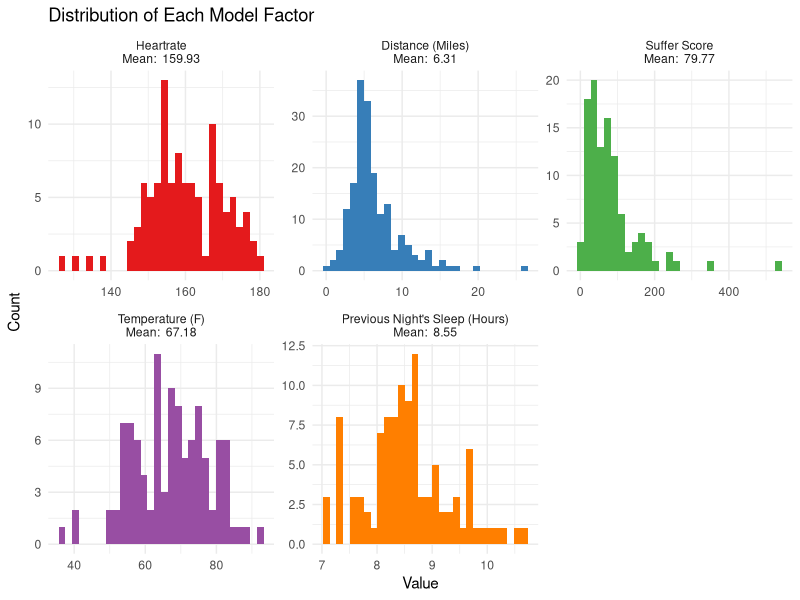
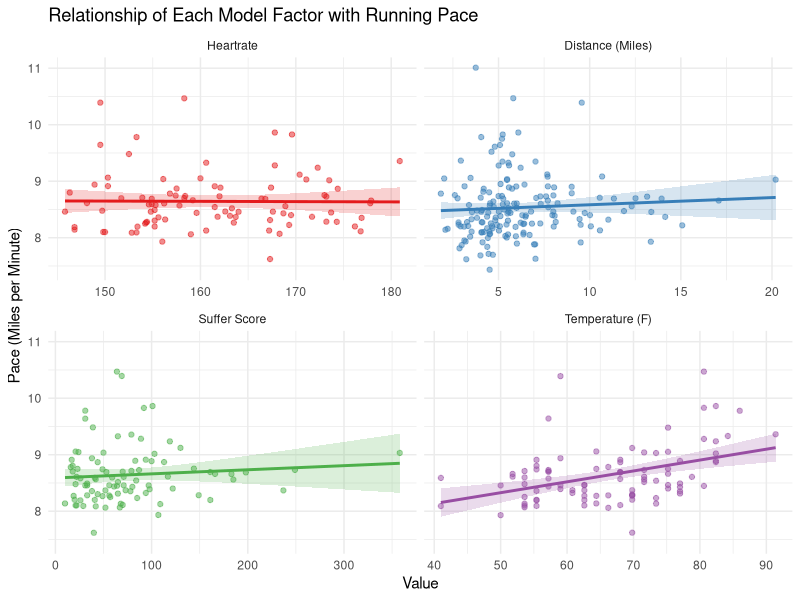
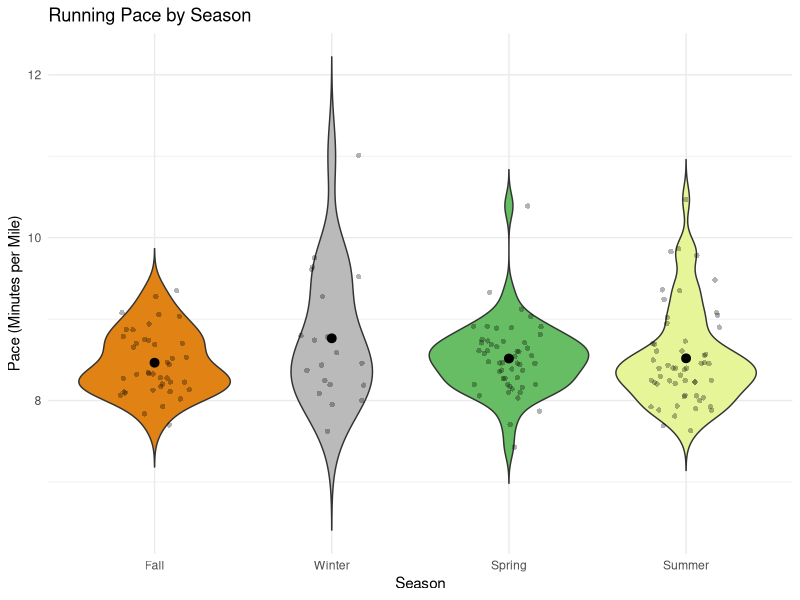

Source code (R) for these figures, in order:
## ---- chunk 1
knitr::opts_chunk$set(echo = TRUE)
## ---- chunk 2
library(tidyverse)
library(RColorBrewer)
## ---- chunk 3
strava <- read.csv("data/strava.csv")

# drop unneeded columns
drop <- names(strava) %in% c("athlete.id", "athlete.resource_state", "commute",
                         "display_hide_heartrate_option", "flagged", "from_accepted_tag", "has_heartrate", "has_kudoed",
                         "heartrate_opt_out", "manual", "map.id", "map.resource_state",
                         "photo_count", "private", "resource_state",
                         "start_date_local", "timezone", "total_photo_count", "trainer",
                         "utc_offset", "visibility", "average_watts", "device_watts",
                         "end_latlng1", "end_latlng2", "external_id", "gear_id", "kilojoules",
                         "map.summary_polyline", "start_latlng1", "start_latlng2", "upload_id", "upload_id_str",
                         "type", "workout_type")
strava <- strava[!drop]

# filter to only running activities
runs <- strava %>% filter(sport_type=="Run")

# convert units
runs <- runs %>% mutate(distance_miles=distance/1.609, # distance is originally in km; convert to miles
                        temp_f=average_temp*9/5 +32, # temp is originally in C; convert to F
                        elapsed_time_min=elapsed_time/60, # time is originally in seconds; convert to minutes
                        moving_time_min=moving_time/60,
                        average_speed_mpm=round(96.56064/average_speed,2), # speed is in km/hour, we want miles/min
                        max_speed_mpm=round(96.56064/max_speed,2),
                        total_elev_gain_ft=total_elevation_gain*3.281, # elevation is in meters, we want feet
                        elev_high_ft=elev_high*3.281,
                        elev_low_ft=elev_low*3.281
                        )
# split out minutes and hours into a more typical running pace format, for readability
runs <- runs %>% separate(average_speed_mpm, into=c("average_speed_mins", "average_speed_secs"), remove=FALSE)
runs <- runs %>% separate(max_speed_mpm, into=c("max_speed_mins", "max_speed_secs"), remove=FALSE)
runs <- runs %>% mutate(average_speed_mins=as.numeric(average_speed_mins),
                        max_speed_mins=as.numeric(max_speed_mins),
                        max_speed_secs=as.numeric(formatC(round(as.numeric(max_speed_secs)/100*60,2),width=2,format="d",flag="0")),
                        average_speed_secs=as.numeric(formatC(round(as.numeric(average_speed_secs)/100*60,2),width=2,format="d",flag="0")))
## ---- chunk 4
# read in data
sleep <- read.csv("data/sleep/2021-06-23_2021-10-01_97013065_sleepData.csv")
sleep <- rbind(sleep, read.csv("data/sleep/2021-10-01_2022-01-09_97013065_sleepData.csv"))
sleep <- rbind(sleep, read.csv("data/sleep/2022-01-09_2022-04-19_97013065_sleepData.csv"))
sleep <- rbind(sleep, read.csv("data/sleep/2022-04-19_2022-07-28_97013065_sleepData.csv"))

# drop unneeded columns
drop <- names(sleep) %in% c("sleepWindowConfirmationType", "retro")
sleep <- sleep[!drop]

# create column for total hours of sleep
sleep <- sleep %>% 
  mutate(totalSleepHours=(sleep$deepSleepSeconds + sleep$lightSleepSeconds + sleep$remSleepSeconds + sleep$unmeasurableSeconds)/60/60)
## ---- chunk 5
runs$calendarDate <- as.Date(runs$start_date) # get just the date (not time) of the run
sleep$calendarDate <- as.Date(sleep$calendarDate) # convert to Date datatype

# join sleep data to run dataframe
runs <- runs %>% left_join(sleep, by="calendarDate")
## ---- chunk 6
var_names <- c(`average_heartrate` = c(paste("Heartrate\nMean: ", round(mean(runs$average_heartrate,na.rm=TRUE),2))),
               `distance_miles` = c(paste("Distance (Miles)\nMean: ", round(mean(runs$distance_miles,na.rm=TRUE),2))), 
               `suffer_score` = c(paste("Suffer Score\nMean: ", round(mean(runs$suffer_score,na.rm=TRUE),2))),
               `temp_f` = c(paste("Temperature (F)\nMean: ", round(mean(runs$temp_f,na.rm=TRUE),2))),
               `totalSleepHours` = c(paste("Previous Night's Sleep (Hours)\nMean: ", round(mean(runs$totalSleepHours,na.rm=TRUE),2))))

runs %>% 
  select(c("average_speed_mpm","distance_miles", "suffer_score", "average_heartrate", "temp_f", "totalSleepHours")) %>% 
  pivot_longer(!average_speed_mpm,names_to="Variable",values_to="Value") %>% 
  ggplot(aes(x=Value,fill=Variable)) + 
  geom_histogram() +
  scale_fill_manual(values=brewer.pal(n=5,name="Set1")) +
  facet_wrap(~Variable, scales="free", labeller = as_labeller(var_names)) +
  labs(title="Distribution of Each Model Factor", y="Count") +
  theme_minimal() +
  theme(legend.position="none")
## ---- chunk 7
# construct final model
model_all <- lm(average_speed_mpm ~ distance_miles + suffer_score + average_heartrate + temp_f, data=runs)
summary(model_all)

# find influential points
cooksd <- cooks.distance(model_all)
influential <- as.numeric(names(cooksd)[(cooksd > 4/nrow(runs))])

# remove the points above the cooks d cutoff
runs <- runs[-influential,]

# re-run the model
model_all <- lm(average_speed_mpm ~ distance_miles + suffer_score + average_heartrate + temp_f, data=runs)
summary(model_all)

# create nicer titles for the facets on the plot
var_names <- c(`average_heartrate` = "Heartrate",
               `distance_miles` = "Distance (Miles)", 
               `suffer_score` = "Suffer Score",
               `temp_f` = "Temperature (F)")

# plot each variable's relationship with pace
runs %>% 
  select(c("average_speed_mpm","distance_miles", "suffer_score", "average_heartrate", "temp_f")) %>% 
  pivot_longer(!average_speed_mpm,names_to="Variable",values_to="Value") %>% 
  ggplot(aes(x=Value,y=average_speed_mpm,color=Variable)) + 
  geom_jitter(alpha=.5) +
  geom_smooth(aes(fill=Variable), alpha=.2, method=lm) +
  scale_color_manual(values=brewer.pal(n=4,name="Set1")) +
  scale_fill_manual(values=brewer.pal(n=4,name="Set1")) +
  facet_wrap(~Variable, scales="free_x", labeller = as_labeller(var_names)) +
  labs(title="Relationship of Each Model Factor with Running Pace", y="Pace (Miles per Minute)") +
  theme_minimal() +
  theme(legend.position="none")
## ---- chunk 8
# separate the month of each run from the full date
runs <- runs %>% mutate(month=as.integer(format(runs$calendarDate, "%m")))

# categorize months into seasons
winter <- c(12,1,2)
spring <- c(3,4,5)
summer <- c(6,7,8)
fall <- c(9,10,11)

# assign each run to a season
runs <- runs %>% mutate(season=case_when(month %in% winter ~ "Winter",
                                 month %in% spring ~ "Spring",
                                 month %in% summer ~ "Summer",
                                 month %in% fall ~ "Fall"),
                        season=factor(season))

# define color for each season
fall_color <- brewer.pal(n=9,name="PuOr")[2]
winter_color <- brewer.pal(n=9,name="RdGy")[7]
spring_color <- brewer.pal(n=9,name="RdYlGn")[8]
summer_color <- brewer.pal(n=9,name="Spectral")[6]

# plot by season
runs %>% ggplot(aes(x=season, y=average_speed_mpm)) +
  geom_violin(trim=FALSE, aes(fill=season)) +
  xlim(limits=c("Fall", "Winter", "Spring", "Summer")) +
  scale_fill_manual(values=c(fall_color,spring_color,summer_color,winter_color),guide="none") +
  stat_summary(fun="mean", geom="pointrange", color="black") +
  labs(title="Running Pace by Season",x="Season", y="Pace (Minutes per Mile)") +
  geom_jitter(shape=16, position=position_jitter(0.2), alpha=.3) +
  theme_minimal()

## ---- chunk 9
kruskal.test(runs$average_speed_mpm ~ runs$season)
